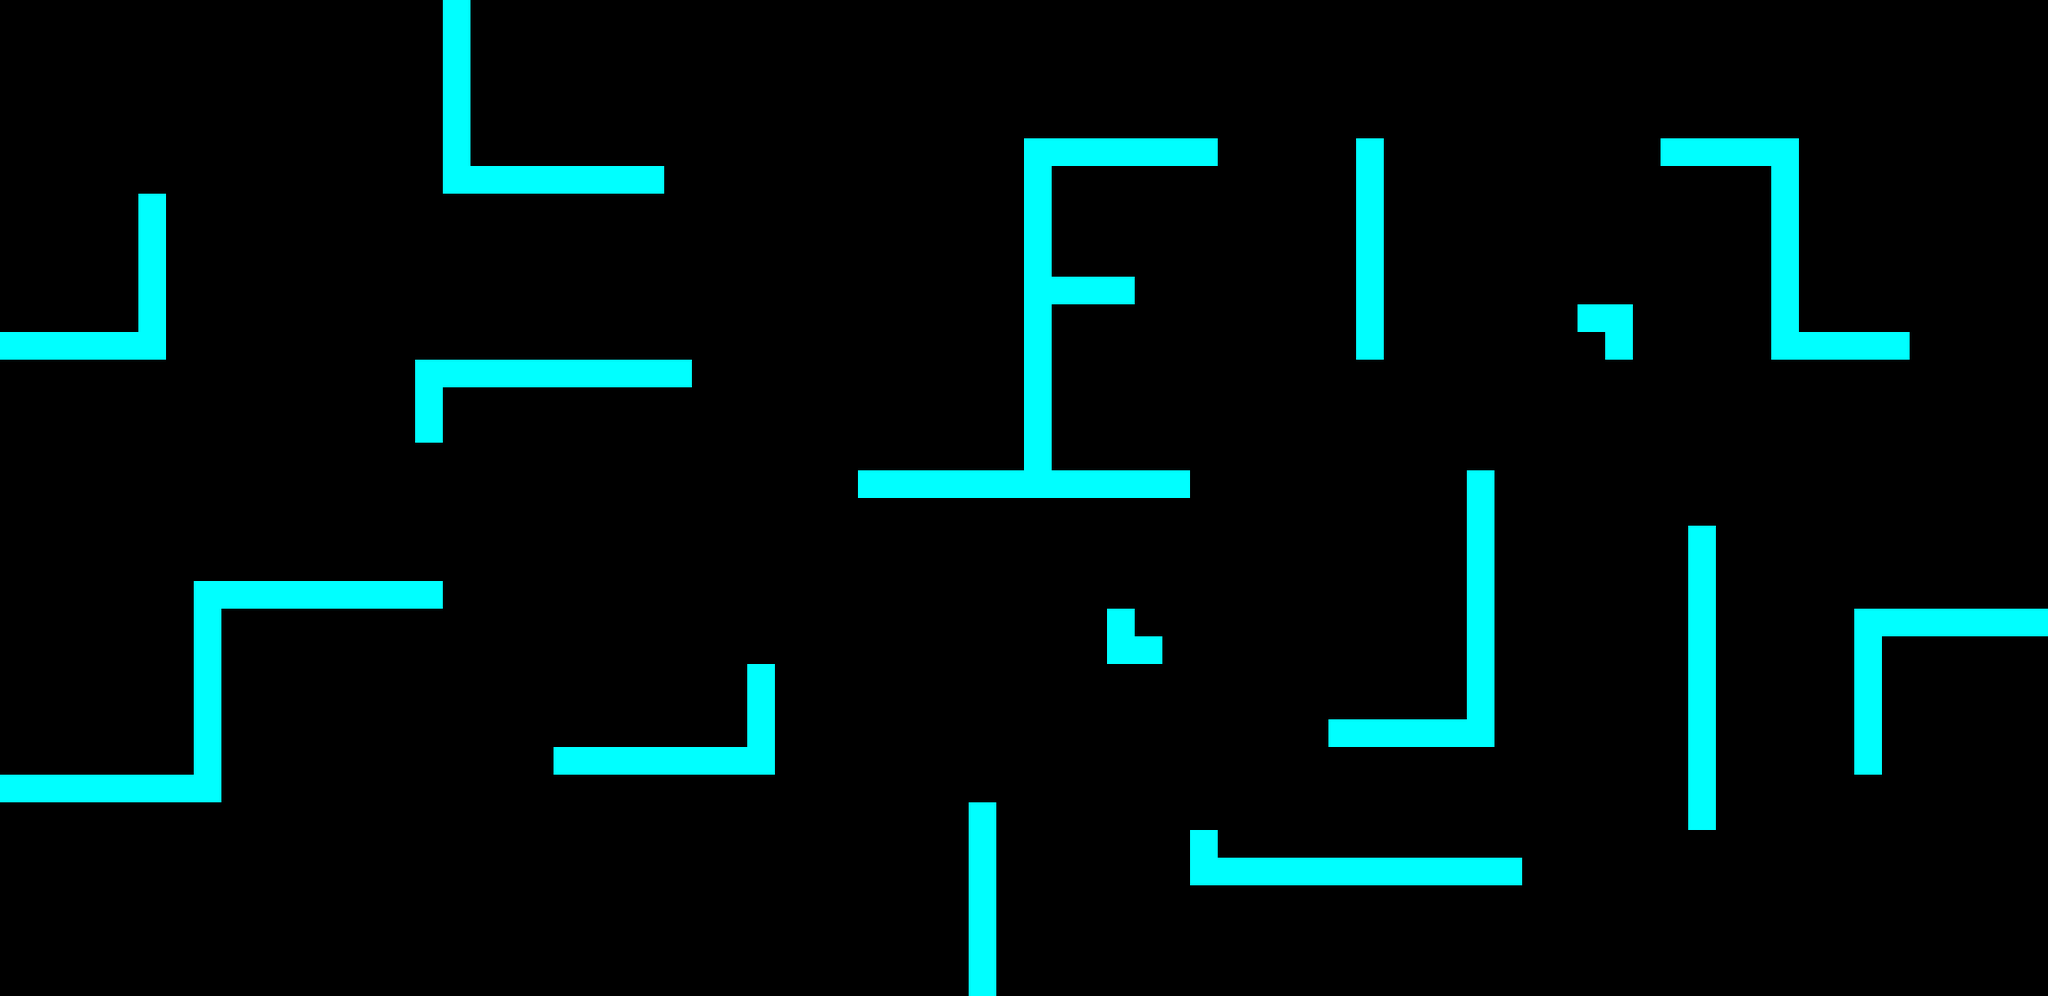

A level layout from a 2D game, rendered from its tile map. Below: a short description, then the map file with tile-grid data replaced by summaries:
An orthogonal 74x36 tile map with 30x30 px tiles, 2 tile layers (Background, Walls), 2 tilesets.

<map version="1.10" tiledversion="1.10.2" orientation="orthogonal" renderorder="right-down" width="74" height="36" tilewidth="30" tileheight="30" infinite="0" nextlayerid="3" nextobjectid="1">
 <tileset firstgid="1" source="background2.tsx" />
 <tileset firstgid="50" source="wall2.tsx" />
 <layer id="1" name="Background" width="74" height="36">
  <data>[2664 cells, 2664 non-empty, 1 distinct tile ids]</data>
 </layer>
 <layer id="2" name="Walls" width="74" height="36">
  <data>[2664 cells, 192 non-empty, 1 distinct tile ids]</data>
 </layer>
</map>
